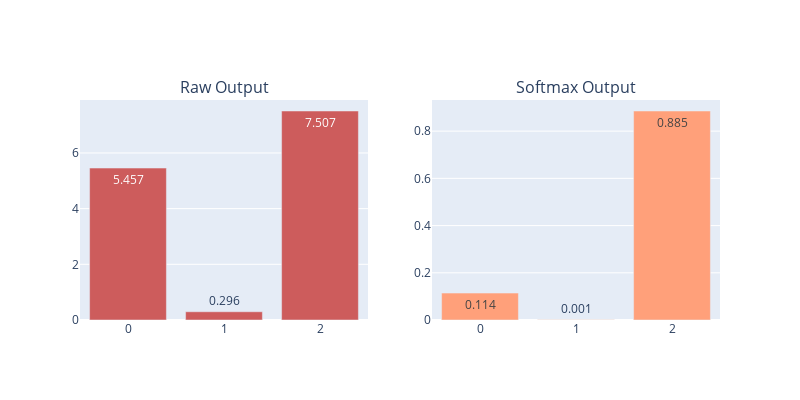

Write notebook code for a chart like this one.
### Code cell
from plotly.subplots import make_subplots
import plotly.graph_objects as go

fig = make_subplots(rows=1, cols=2, subplot_titles=("Raw Output", "Softmax Output"))

fig.add_trace(
    go.Bar(x=np.arange(3), y=x, text=x, texttemplate = "%{y:.3f}", marker_color='indianred'),
    row=1, col=1
)

fig.add_trace(
    go.Bar(x=np.arange(3), y=y, text=y, texttemplate = "%{y:.3f}", marker_color='lightsalmon'),
    row=1, col=2
)

fig.update_layout(height=400, width=800, showlegend=False)
fig.write_image("imgs/chapter_10/softmax.png")
fig.show()

### Figure 1 — Plotly figure (JSON) as saved in the notebook; plotly's stock layout.template omitted (floating-point values rounded to 4 significant figures)
{"data": [{"marker": {"color": "indianred"}, "text": [5.457, 0.2963, 7.507], "texttemplate": "%{y:.3f}", "type": "bar", "x": [0, 1, 2], "xaxis": "x", "y": [5.457, 0.2963, 7.507], "yaxis": "y"}, {"marker": {"color": "lightsalmon"}, "text": [0.114, 0.0006538, 0.8854], "texttemplate": "%{y:.3f}", "type": "bar", "x": [0, 1, 2], "xaxis": "x2", "y": [0.114, 0.0006538, 0.8854], "yaxis": "y2"}], "layout": {"annotations": [{"font": {"size": 16}, "showarrow": false, "text": "Raw Output", "x": 0.225, "xanchor": "center", "xref": "paper", "y": 1, "yanchor": "bottom", "yref": "paper"}, {"font": {"size": 16}, "showarrow": false, "text": "Softmax Output", "x": 0.775, "xanchor": "center", "xref": "paper", "y": 1, "yanchor": "bottom", "yref": "paper"}], "height": 400, "showlegend": false, "width": 800, "xaxis": {"anchor": "y", "domain": [0, 0.45]}, "xaxis2": {"anchor": "y2", "domain": [0.55, 1]}, "yaxis": {"anchor": "x", "domain": [0, 1]}, "yaxis2": {"anchor": "x2", "domain": [0, 1]}}}
